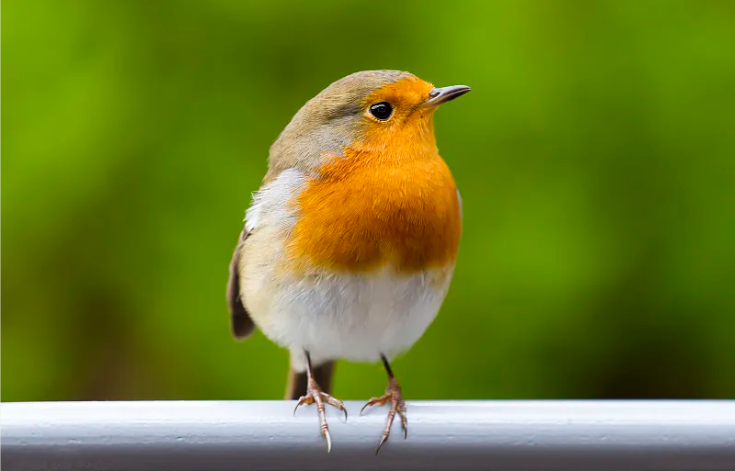
#> input picture Lesson 6/brid.png, 735 x 471 px
$ python 'Edge detection.py'
#> lines starting #> are read from the running program, lines starting #| are printed output that depends on the picture; after the words box and inside, x2 and y2 are one past the last pixel; in counts of white or black regions, pixels touching at a corner belong together
import cv2
import numpy as np

img=cv2.imread('brid.png')
#> img is the input picture: shape (471, 735, 3); mean B, G, R 38.9, 124.1, 108.9
img=cv2.resize(img,(800,600))
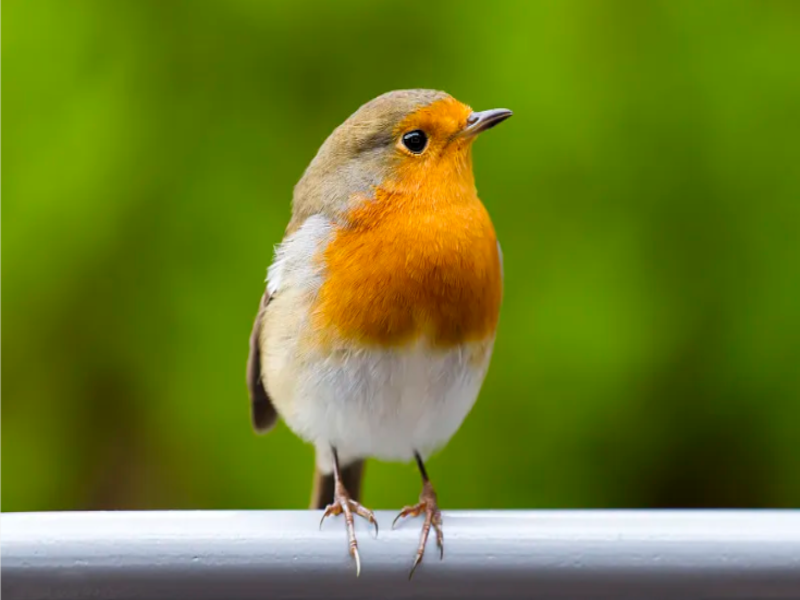
#> img: shape (600, 800, 3); mean B, G, R 38.9, 124.1, 108.8

kernel = cv2.getStructuringElement(cv2.MORPH_RECT, (3,3))

img_edge = cv2.Canny(img,100,200)           #canny api 实现边缘绘制
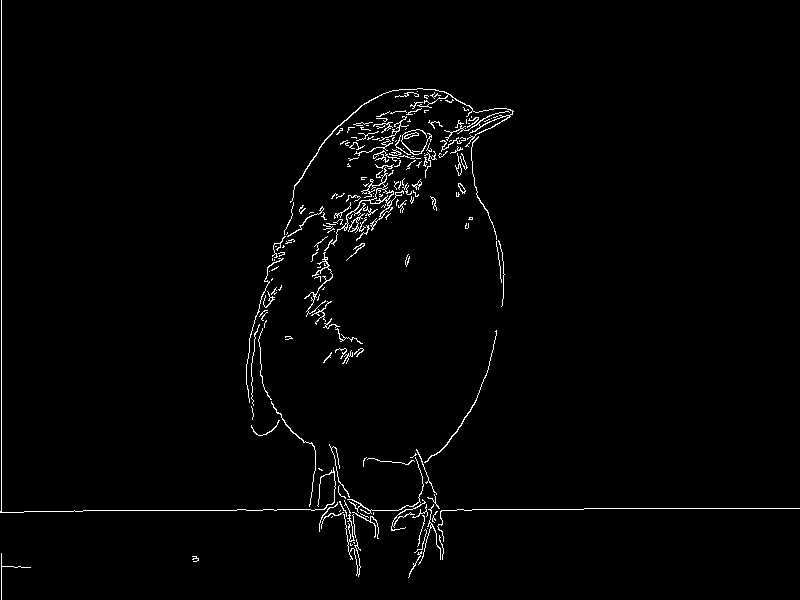
#> img_edge: shape (600, 800); 1.7% white in thin lines or dots
img_dli=cv2.dilate(img_edge,kernel)
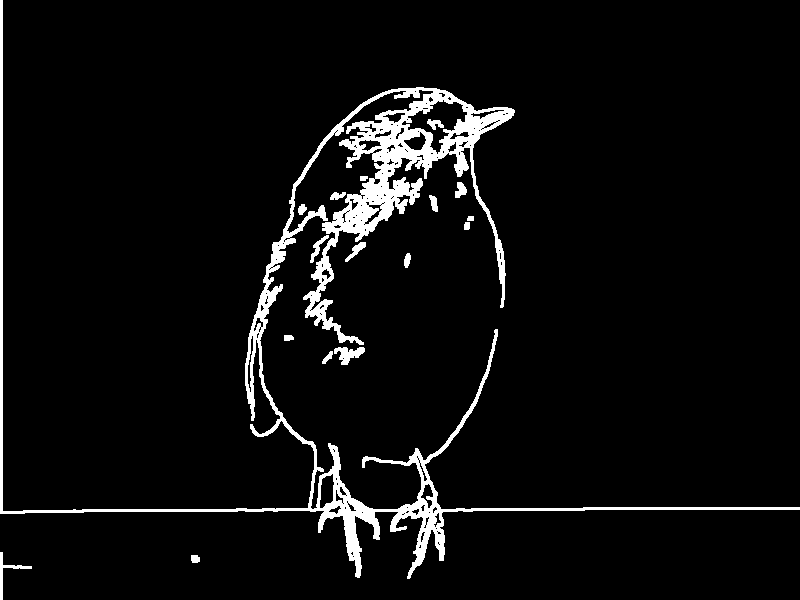
#> img_dli: shape (600, 800); 5.2% white; 17 white regions, largest, box (x1, y1, x2, y2) and area: (0, 0, 800, 579) 23184, (334, 347, 365, 365) 299, (0, 552, 32, 600) 237
img_erode=cv2.erode(img_edge,kernel)
#> img_erode: shape (600, 800); every value is 0


cv2.imshow('image',img)
cv2.imshow('edge',img_edge)
cv2.imshow('dli',img_dli)
cv2.imshow('erode',img_erode)


cv2.waitKey(0)
